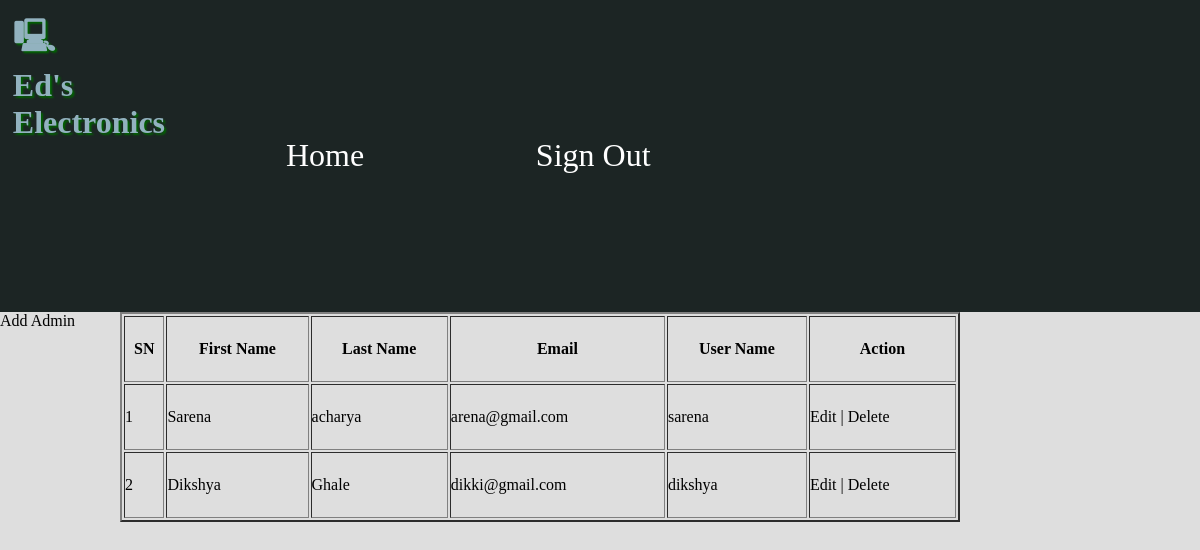
/admin/manageuser.php, run on the app's committed database.
### tables this page shows
CREATE TABLE `tbl_add_admin` (
  `admin_id` int(11) NOT NULL,
  `firstName` varchar(255) NOT NULL,
  `lastName` varchar(255) NOT NULL,
  `email` varchar(255) NOT NULL,
  `username` varchar(255) NOT NULL,
  `password` varchar(255) NOT NULL
);

### admin/manageuser.php (the view, shortened to what this page needs)
<?php
	include'databaselink.php';
	include 'form_header.php';
	$users = $pdo->prepare("SELECT * FROM tbl_add_admin");
	$users->execute();
?>
<a href="adduser.php">Add Admin</a>
<table border="2">
	<tr>
		<th>SN</th>
		<th>First Name</th>
        <th>Last Name</th>
		<th>Email</th>
		<th>User Name</th>
		<th>Action</th>
	</tr>
<?php
$sn=1;
foreach ($users as $user) {
       echo '<tr>';
	   echo '<td>'. $sn++ . '</td>';
	   echo '<td>'. $user['firstName'] . '</td>';
	   echo '<td>'. $user['lastName'] . '</td>';
	   echo '<td>'. $user['email'] .'</td>';
	   echo '<td>'.$user['username'] . '</td>';
	   echo '<td><a href="edituser.php?eid='. $user['admin_id'].'">Edit</a> | <a href="deleteadmin.php?did='. $user['admin_id'].'">Delete</a></td>' ;
	   echo'</tr>';
		}
	?>
</table>

### css/electronics.css (style rules this page uses)
* { margin: 0; padding: 0; }
a { text-decoration: none;color: black; }

### data on the page
tbl_add_admin: firstName "Sarena", lastName "acharya", email "arena@gmail.com", username "sarena"
tbl_add_admin: firstName "Dikshya", lastName "Ghale", email "dikki@gmail.com", username "dikshya"
